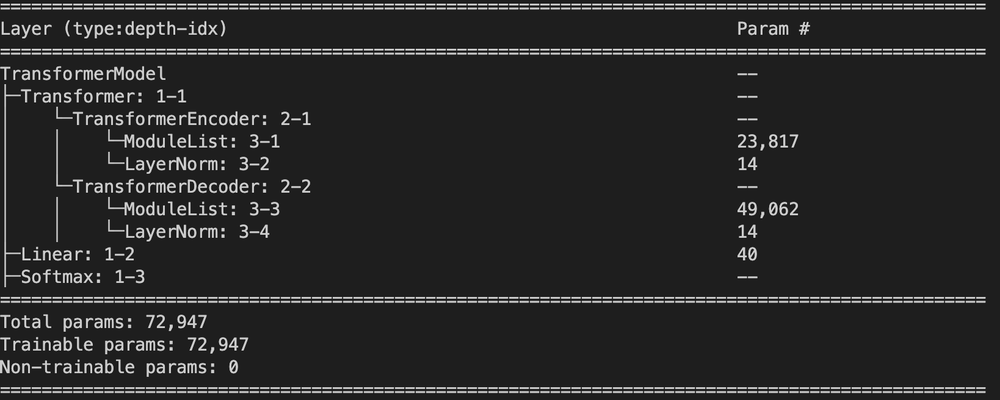
#> input picture imgs/trans_summary.png, 1000 x 400 px, shrunk from 1638 x 656 before the run
$ python convert_color.py
#> lines starting #> are read from the running program, lines starting #| are printed output that depends on the picture
from PIL import Image
import PIL.ImageOps
import os

# [16 lines of commented-out code are left out]

img = Image.open('imgs/trans_summary.png')
#> img is the input picture: PIL image 1000x400 RGBA; mean R, G, B, A 40.9, 40.9, 40.9, 255
if img.mode == 'RGBA':
    r,g,b,a = img.split()
#> a: PIL image 1000x400 L; every value is 255
    rgb_img = Image.merge('RGB', (r, g, b))
    inverted_img = PIL.ImageOps.invert(rgb_img)
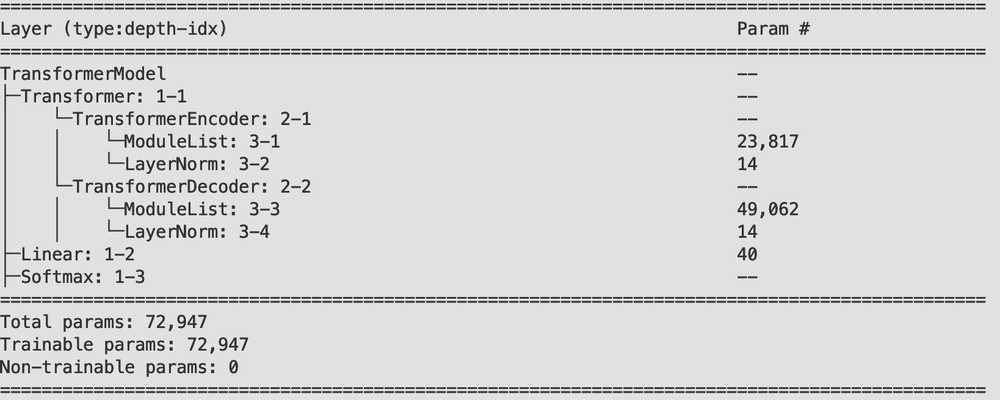
#> inverted_img: PIL image 1000x400 RGB; min 7, max 255, mean 214.1
    r2,g2,b2 = inverted_img.split()
    fin_img = Image.merge('RGBA', (r2,g2,b2,a))
    fin_img.save('imgs/trans_summary_new.png')
else:
    inverted_img = PIL.ImageOps.invert(img)
    inverted_img.save('imgs/trans_summary_new.png')
